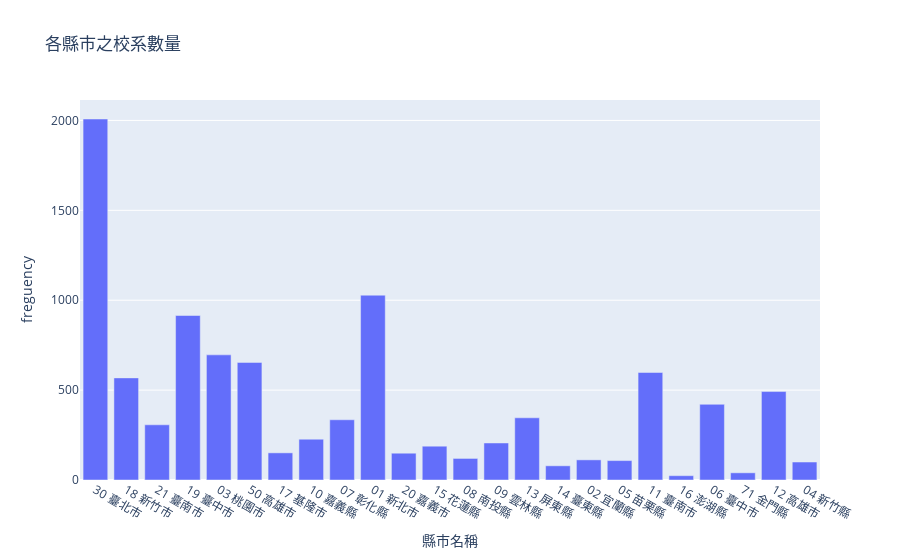

The notebook cell saved with this chart:
### Code cell
import plotly.express as px
import pandas as pd

px.bar(result, x='縣市名稱', y='freguency', title='各縣市之校系數量')

### Figure 1 — Plotly figure (JSON) as saved in the notebook; plotly's stock layout.template omitted (floating-point values rounded to 4 significant figures)
{"data": [{"alignmentgroup": "True", "hovertemplate": "縣市名稱=%{x}<br>freguency=%{y}<extra></extra>", "legendgroup": "", "marker": {"color": "#636efa", "pattern": {"shape": ""}}, "name": "", "offsetgroup": "", "orientation": "v", "showlegend": false, "textposition": "auto", "type": "bar", "x": ["30 臺北市", "18 新竹市", "21 臺南市", "19 臺中市", "03 桃園市", "50 高雄市", "17 基隆市", "10 嘉義縣", "07 彰化縣", "01 新北市", "20 嘉義市", "15 花蓮縣", "08 南投縣", "09 雲林縣", "13 屏東縣", "14 臺東縣", "02 宜蘭縣", "05 苗栗縣", "11 臺南市", "16 澎湖縣", "06 臺中市", "71 金門縣", "12 高雄市", "04 新竹縣"], "xaxis": "x", "y": [2008, 568, 307, 915, 696, 654, 151, 227, 335, 1028, 149, 188, 120, 206, 346, 79, 112, 108, 598, 24, 421, 40, 492, 100], "yaxis": "y"}], "layout": {"barmode": "relative", "legend": {"tracegroupgap": 0}, "title": {"text": "各縣市之校系數量"}, "xaxis": {"anchor": "y", "domain": [0, 1], "title": {"text": "縣市名稱"}}, "yaxis": {"anchor": "x", "domain": [0, 1], "title": {"text": "freguency"}}}}
